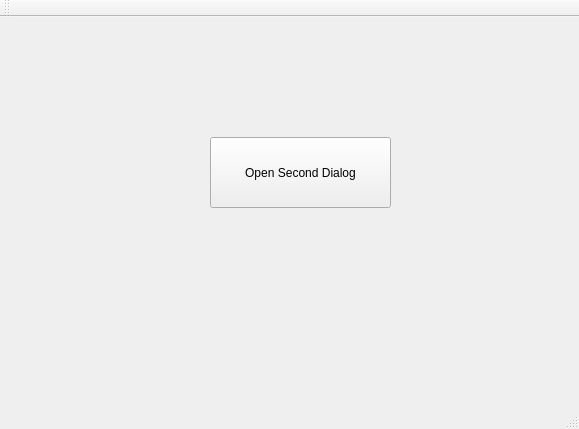
<?xml version="1.0" encoding="UTF-8"?>
<ui version="4.0">
 <class>MainWindow</class>
 <widget class="QMainWindow" name="MainWindow">
  <property name="geometry">
   <rect>
    <x>0</x>
    <y>0</y>
    <width>579</width>
    <height>429</height>
   </rect>
  </property>
  <property name="windowTitle">
   <string>MainWindow</string>
  </property>
  <widget class="QWidget" name="centralWidget">
   <widget class="QPushButton" name="pushButton">
    <property name="geometry">
     <rect>
      <x>210</x>
      <y>120</y>
      <width>181</width>
      <height>71</height>
     </rect>
    </property>
    <property name="text">
     <string>Open Second Dialog</string>
    </property>
   </widget>
  </widget>
  <widget class="QMenuBar" name="menuBar">
   <property name="geometry">
    <rect>
     <x>0</x>
     <y>0</y>
     <width>579</width>
     <height>22</height>
    </rect>
   </property>
  </widget>
  <widget class="QToolBar" name="mainToolBar">
   <attribute name="toolBarArea">
    <enum>TopToolBarArea</enum>
   </attribute>
   <attribute name="toolBarBreak">
    <bool>false</bool>
   </attribute>
  </widget>
  <widget class="QStatusBar" name="statusBar"/>
 </widget>
 <layoutdefault spacing="6" margin="11"/>
 <resources/>
 <connections/>
</ui>
